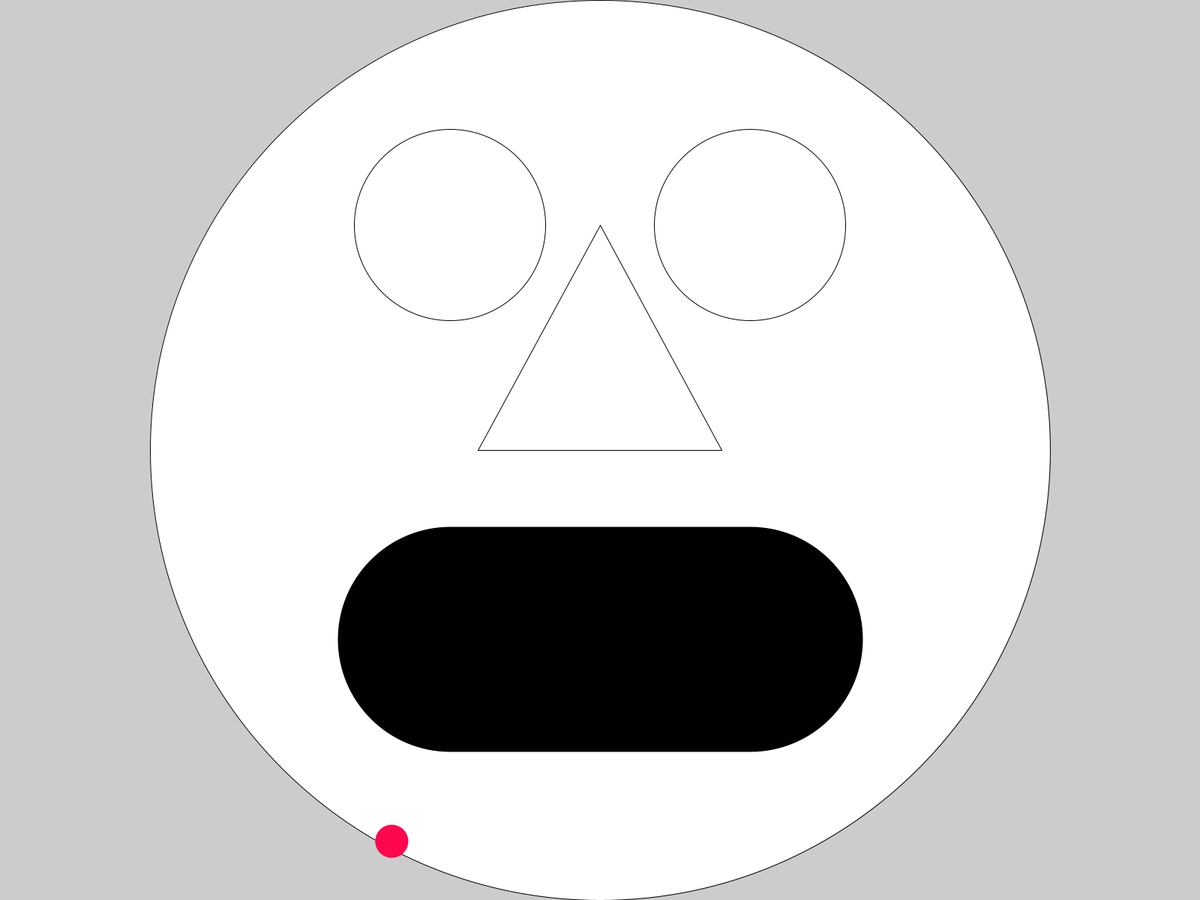
Frame 1 (no input)
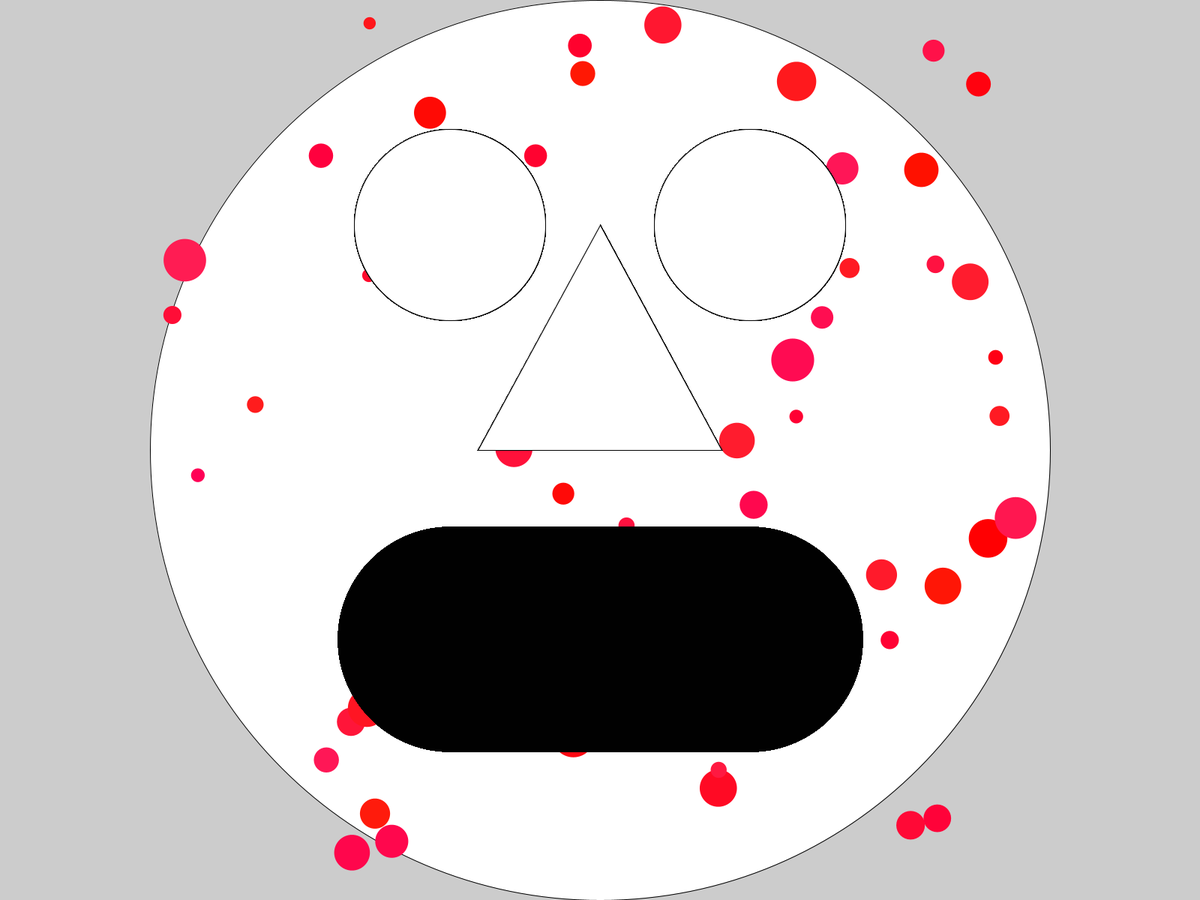
Frame 60 (the mouse pressed at the canvas centre just before this capture)
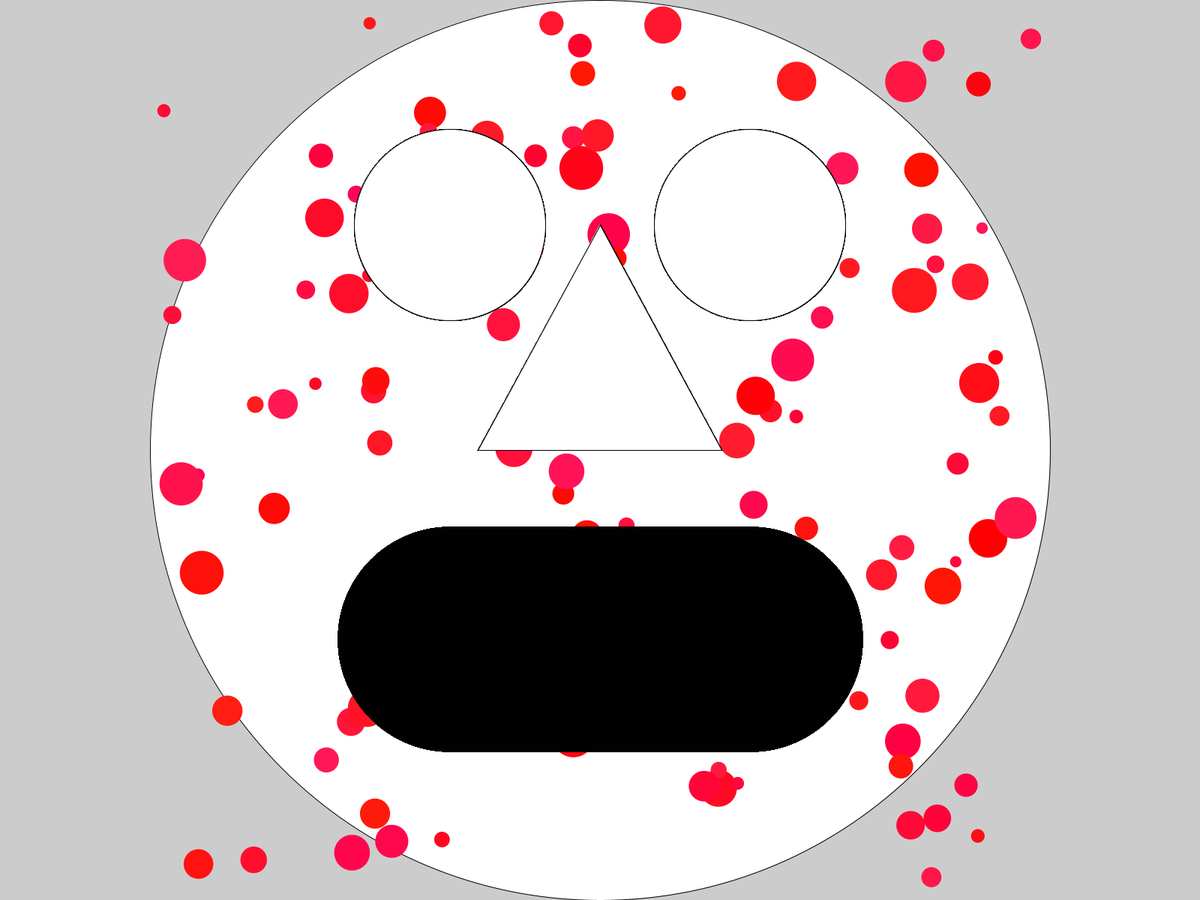
Frame 120 (the mouse held since frame 60 and released just before this capture)

The Processing sketch that drew these frames (run headless with seeded random() and noise(); from frame 60 on, the mouse is pressed at the canvas centre):

// Processing sketch: DynamicMeasles
// ── DynamicMeasles.pde
//Global Variables
int reset, minorDisplayDimension, mouthOPEN;
float rectFaceX, rectFaceY, rectFaceWidth, rectFaceHeight;
float faceX, faceY, faceDiameter;
float lefteyeX, lefteyeY, righteyeX, righteyeY, eyeDiameter;
float rectlefteyeX, rectlefteyeY, rectlefteyeWidth, rectlefteyeHeight;
float mouthX1, mouthY1, mouthX2, mouthY2;
float XNOSE1, YNOSE1, XNOSE2, YNOSE2, XNOSE3, YNOSE3;
//

void setup()
{
  //Display Geomtery
  fullScreen(); //displayWidth, displayHeight
  //Landscape
  int appWidth = displayWidth, appHeight = displayHeight;
  println (displayWidth, displayHeight); //Verification of values
  println (appWidth, appHeight);
  //

  //Display Orientation
  //If ( appWidth >= appHeight ) {println("Landscape or Square");} else {println("Portrait");}
  String Is="Landscape or Square", p="Portrait", DO="Display Orientation:", instruct="TURN YOUR PFHONE";
  String orientation = ( appWidth >= appHeight ) ? Is : p;
  println(DO, "Display Orientation");
  if ( orientation==p) println(instruct); 
  /*
  Explanation
   if ( orientation=="Landscape or Square" )
   {//Empty IF
   } else {
   println("TURN YOUR PFHONE"); 
   }
   */

  //Variable Population
  minorDisplayDimension = appHeight; //AlWAYS IN LANDSCAPE
  reset = minorDisplayDimension / minorDisplayDimension; // 1px
  rectFaceX = (appWidth*1/2) - (minorDisplayDimension*1/2); //You can simplify to 1/2
  rectFaceY = appHeight*0;  
  rectFaceWidth = minorDisplayDimension; //Looking for a square
  rectFaceHeight = minorDisplayDimension; //Looking for a square
  faceX = appWidth*1/2;
  faceY = appHeight*1/2;
  faceDiameter = minorDisplayDimension;
  lefteyeX = appWidth*3/8;
  righteyeX = appWidth*5/8; 
  lefteyeY = appHeight*1/4;
  righteyeY = lefteyeY; //Good Practice
  eyeDiameter = minorDisplayDimension*1.7/8;
  mouthX1 = lefteyeX;
  mouthY1 = appHeight*7.1/10;
  mouthX2 = righteyeX; 
  mouthY2 = mouthY1;
  mouthOPEN = minorDisplayDimension*1/4;
  XNOSE1 = faceX;
  YNOSE1 = lefteyeY;
  XNOSE2 = faceX - lefteyeY*6.5/12;
  YNOSE2 = faceY;
  XNOSE3 = faceX + lefteyeY*6.5/12;
  YNOSE3 = faceY;
  //

  //Face : CIRCLE = Inscribing a circle inside a square
  //Center a circle
  //rect(rectFaceX, rectFaceY, rectFaceWidth, rectFaceHeight);
  ellipse(faceX, faceY, faceDiameter, faceDiameter);
  //

  //
}//End setup
//

void draw() 
{
  //Measle
  float measleDiameter = random( minorDisplayDimension*1/80, minorDisplayDimension*1/20); //small measle = *1/80; big measle = *1/20, it is 4 times bigger 
  float measleRadius = measleDiameter*1/2;
  float measleX = random( rectFaceX+measleRadius, (( rectFaceX+rectFaceWidth ) - measleRadius ) );
  float measleY = random( rectFaceY+measleRadius, (( rectFaceY+rectFaceHeight ) - measleRadius ) );
  Boolean nightMode=false; //NOTE: IF-ELSE ternary operator
  //color red=#FF0303, measleColour=red, whiteReset=#000000;
  color measleColour = ( nightMode==false ) ? color ( 255, random(0, 30), random(0, 90)) : color( 255, random(0, 40), 0); //ternary operator, Day:Night, randomly choosing colours
  color whiteReset=#FFFFFF;
  //

  //rect( measleX-measleDiameter*1/2, measleY-measleDiameter*1/2, measleDiameter, measleDiameter );
  //random values
  noStroke(); //it is the outline of the shape
  fill(measleColour);
  ellipse( measleX, measleY, measleDiameter, measleDiameter );
  stroke(reset); //reset = 1px
  fill(whiteReset); //reset to whatever colour

  //Left Eye
  //
  //rect(lefteyeX-eyeDiameter*1/2, lefteyeY-eyeDiameter*1/2, eyeDiameter, eyeDiameter);
  ellipse(lefteyeX, lefteyeY, eyeDiameter, eyeDiameter);
  //

  //Right Eye
  //rect(righteyeX-eyeDiameter*1/2, righteyeY-eyeDiameter*1/2, eyeDiameter, eyeDiameter);
  ellipse(righteyeX, righteyeY, eyeDiameter, eyeDiameter);
  //

  //Nose
  //rect(XNOSE2, YNOSE1, XNOSE3-XNOSE2, YNOSE3-YNOSE1);
  triangle(XNOSE1, YNOSE1, XNOSE2, YNOSE2, XNOSE3, YNOSE3);
  //

  //Mouth
  int mouthWidth = int ( mouthX2 - mouthX1 );
  int mouthHeight = mouthOPEN;
  //rect (mouthX1-mouthHeight*1/2, mouthY1-mouthHeight*1/2, mouthWidth+mouthOPEN, mouthHeight);
  strokeWeight(mouthOPEN);
  line(mouthX1, mouthY1, mouthX2, mouthY2);
  strokeWeight(reset); //reset = 1px
  //
}//End draw
//
void keyPressed() {
}//End keyPressed
//
void mousePressed() {
}//End mousePressed
//
//End Main Program
